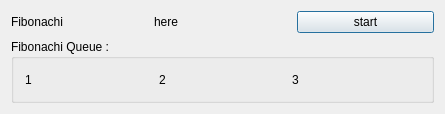
<?xml version="1.0" encoding="UTF-8"?>
<ui version="4.0">
 <class>Dialog</class>
 <widget class="QDialog" name="Dialog">
  <property name="geometry">
   <rect>
    <x>0</x>
    <y>0</y>
    <width>445</width>
    <height>114</height>
   </rect>
  </property>
  <property name="windowTitle">
   <string>Qt_Fibonachi_With_Queue</string>
  </property>
  <layout class="QGridLayout" name="gridLayout">
   <item row="0" column="0">
    <widget class="QLabel" name="label">
     <property name="text">
      <string>Fibonachi</string>
     </property>
    </widget>
   </item>
   <item row="0" column="1">
    <widget class="QLabel" name="nfib">
     <property name="text">
      <string>here</string>
     </property>
    </widget>
   </item>
   <item row="0" column="2">
    <widget class="QPushButton" name="pushButton">
     <property name="text">
      <string>start</string>
     </property>
    </widget>
   </item>
   <item row="1" column="0" colspan="3">
    <widget class="QGroupBox" name="groupBox">
     <property name="title">
      <string>Fibonachi Queue :</string>
     </property>
     <layout class="QGridLayout" name="gridLayout_2">
      <item row="0" column="0">
       <widget class="QLabel" name="first">
        <property name="text">
         <string>1</string>
        </property>
       </widget>
      </item>
      <item row="0" column="1">
       <widget class="QLabel" name="second">
        <property name="text">
         <string>2</string>
        </property>
       </widget>
      </item>
      <item row="0" column="2">
       <widget class="QLabel" name="third">
        <property name="text">
         <string>3</string>
        </property>
       </widget>
      </item>
     </layout>
    </widget>
   </item>
  </layout>
 </widget>
 <layoutdefault spacing="6" margin="11"/>
 <resources/>
 <connections/>
</ui>
